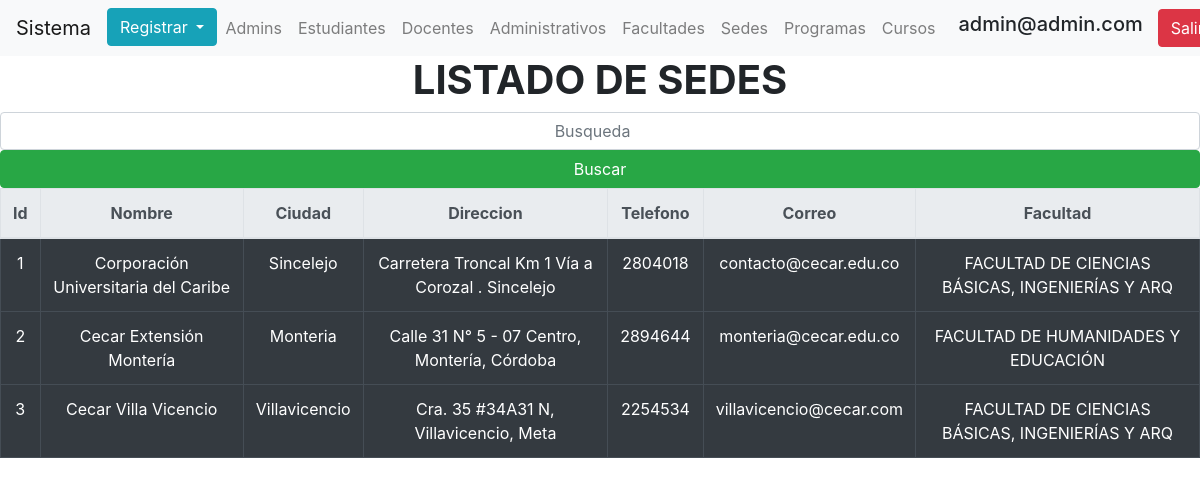
The app's page /index.php?page=sedes (signed in) with its own data.
### tables this page shows
CREATE TABLE `sede` (
  `Id_sede` int(10) NOT NULL,
  `Nombre` varchar(50) NOT NULL,
  `Ciudad` varchar(50) NOT NULL,
  `Direccion` varchar(50) NOT NULL,
  `Telefono` varchar(10) NOT NULL,
  `Email` varchar(50) NOT NULL,
  `ID_Facultad` int(11) NOT NULL
);

CREATE TABLE `facultad` (
  `Id_Facultad` int(11) NOT NULL,
  `Nombre` varchar(120) NOT NULL
);

### Listado/listado_sedes.php (the view, shortened to what this page needs)
<table class="table  table-bordered table-dark table-hover"  >
  <thead class="thead-light">
      <tr>
      <b>  <th scope="col"  >Id</th>
        <th scope="col" >Nombre</th>
        <th scope="col" >Ciudad</th>
        <th scope="col" >Direccion</th>
        <th scope="col" >Telefono</th>
        <th scope="col" >Correo</th>
        <th scope="col" >Facultad</th>
      </tr>
  </thead>
      <h1 class="text-center">LISTADO DE SEDES</h1> </b>
      <form class="form-inline my-2 my-lg-0" method="post" action="index.php?page=sedes">
     <center> <input class="form-control mr-sm-2" type="search" placeholder="Busqueda" aria-label="Search" name="query" id="query" style="text-align:center">
        <button class="btn btn-success w-100" type="submit">Buscar</button>
    </form>
      <?php
        require ('src/conexion.php');
          if(isset($_POST['query'])){
            $query = "SELECT * FROM sede WHERE Id_sede LIKE '%".$_POST['query']."%' OR Nombre LIKE '%".$_POST['query']."%' OR Ciudad LIKE '%".$_POST['query']."%' OR Telefono LIKE '%".$_POST['query']."%'" ;
          } else {
            $query = "SELECT * FROM sede";
          }
          $resultado = $miconexion->query($query);
          while ($datos = $resultado->fetch_assoc()) {
          ?>
            <tr>
                <td ><?php echo $datos['Id_sede']; ?> </td>
                <td> <?php echo $datos['Nombre']; ?></td>
                <td ><?php echo $datos['Ciudad']; ?> </td>
                <td> <?php echo $datos['Direccion']; ?></td>
                <td> <?php echo $datos['Telefono']; ?></td>
                <td> <?php echo $datos['Email']; ?></td>
                <td>
                <?php
                 $sql=$miconexion->query("SELECT * FROM facultad WHERE Id_Facultad='".$datos['ID_Facultad']."'");
                 while($fila=$sql->fetch_array()){
                   echo "".$fila['Nombre']."" ;
                 }
                ?>
                </td>
              </tr>
            <?php
            }
            ?>
  </table>

### Listado/listado_sedes.php (style rules this page uses)
td, th { border: solid 3px; text-align: center; }

### records on screen
sede: Id_sede "1", Nombre "Corporación Universitaria del Caribe", Ciudad "Sincelejo", Direccion "Carretera Troncal Km 1 Vía a Corozal . Sincelejo", Telefono "2804018", Email "contacto@cecar.edu.co"
facultad: Nombre "FACULTAD DE CIENCIAS BÁSICAS, INGENIERÍAS Y ARQ"
sede: Id_sede "2", Nombre "Cecar Extensión Montería", Ciudad "Monteria", Direccion "Calle 31 N° 5 - 07 Centro, Montería, Córdoba", Telefono "2894644", Email "monteria@cecar.edu.co"
facultad: Nombre "FACULTAD DE HUMANIDADES Y EDUCACIÓN"
sede: Id_sede "3", Nombre "Cecar Villa Vicencio", Ciudad "Villavicencio", Direccion "Cra. 35 #34A31 N, Villavicencio, Meta", Telefono "2254534", Email "villavicencio@cecar.com"

### other values on screen
$_SESSION["auth"] "admin@admin.com"
